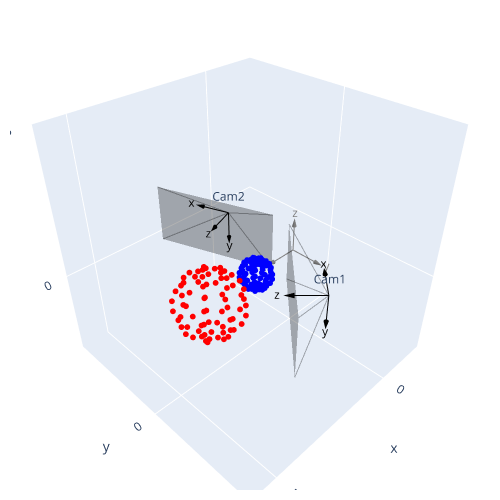

The notebook cell this image was saved under:
### Code cell
# example data 
px, py, pz = 4.5, 1, 1
data = np.array([[np.cos(theta)*np.sin(phi)+px, np.sin(theta)*np.sin(phi)+py, np.cos(phi)+pz] 
                 for theta in np.linspace(0, 2*np.pi, 10)
                 for phi in np.linspace(0, np.pi, 10)])

pts = PointCloud()
pts.add_data([data, 'red'])
pts.add_data([data*0.5, 'blue'])


camera1 = Camera(Ry(np.pi/2)@Rz(-np.pi/2)@Ry(np.pi/4), np.array([2, 3, 1]), "Cam1")
camera2 = Camera(Ry(np.pi/2)@Rz(-np.pi/2)@Ry(-np.pi/9), np.array([1, -2, 1]), "Cam2")


camera1.capture(pts)
camera2.capture(pts)

plot_all([camera1, camera2, pts], world=True)
camera1.show_image()
camera2.show_image()

### Figure 1 — Plotly figure (JSON) as saved in the notebook; plotly's stock layout.template omitted (floating-point values rounded to 4 significant figures)
{"data": [{"line": {"color": "gray"}, "mode": "lines", "showlegend": false, "type": "scatter3d", "x": [0, 1], "y": [0, 0], "z": [0, 0]}, {"colorscale": [[0, "gray"], [1, "gray"]], "showlegend": false, "showscale": false, "sizemode": "scaled", "sizeref": 0.3, "type": "cone", "u": [1], "v": [0], "w": [0], "x": [1], "y": [0], "z": [0]}, {"mode": "text", "showlegend": false, "text": ["x"], "textfont": {"color": "gray"}, "textposition": "middle center", "type": "scatter3d", "x": [1.4], "y": [0], "z": [0]}, {"line": {"color": "gray"}, "mode": "lines", "showlegend": false, "type": "scatter3d", "x": [0, 0], "y": [0, 1], "z": [0, 0]}, {"colorscale": [[0, "gray"], [1, "gray"]], "showlegend": false, "showscale": false, "sizemode": "scaled", "sizeref": 0.3, "type": "cone", "u": [0], "v": [1], "w": [0], "x": [0], "y": [1], "z": [0]}, {"mode": "text", "showlegend": false, "text": ["y"], "textfont": {"color": "gray"}, "textposition": "middle center", "type": "scatter3d", "x": [0], "y": [1.4], "z": [0]}, {"line": {"color": "gray"}, "mode": "lines", "showlegend": false, "type": "scatter3d", "x": [0, 0], "y": [0, 0], "z": [0, 1]}, {"colorscale": [[0, "gray"], [1, "gray"]], "showlegend": false, "showscale": false, "sizemode": "scaled", "sizeref": 0.3, "type": "cone", "u": [0], "v": [0], "w": [1], "x": [0], "y": [0], "z": [1]}, {"mode": "text", "showlegend": false, "text": ["z"], "textfont": {"color": "gray"}, "textposition": "middle center", "type": "scatter3d", "x": [0], "y": [0], "z": [1.4]}, {"line": {"color": "black"}, "mode": "lines", "showlegend": false, "type": "scatter3d", "x": [2, 1.293], "y": [3, 2.293], "z": [1, 1.0]}, {"colorscale": [[0, "black"], [1, "black"]], "showlegend": false, "showscale": false, "sizemode": "scaled", "sizeref": 0.3, "type": "cone", "u": [-0.7071], "v": [-0.7071], "w": [-1.11e-16], "x": [1.293], "y": [2.293], "z": [1.0]}, {"mode": "text", "showlegend": false, "text": ["x"], "textfont": {"color": "black"}, "textposition": "middle center", "type": "scatter3d", "x": [1.01], "y": [2.01], "z": [1.0]}, {"line": {"color": "black"}, "mode": "lines", "showlegend": false, "type": "scatter3d", "x": [2, 2], "y": [3, 3], "z": [1, 0]}, {"colorscale": [[0, "black"], [1, "black"]], "showlegend": false, "showscale": false, "sizemode": "scaled", "sizeref": 0.3, "type": "cone", "u": [0], "v": [0], "w": [-1], "x": [2], "y": [3], "z": [0]}, {"mode": "text", "showlegend": false, "text": ["y"], "textfont": {"color": "black"}, "textposition": "middle center", "type": "scatter3d", "x": [2.0], "y": [3.0], "z": [-0.4]}, {"line": {"color": "black"}, "mode": "lines", "showlegend": false, "type": "scatter3d", "x": [2, 2.707], "y": [3, 2.293], "z": [1, 1]}, {"colorscale": [[0, "black"], [1, "black"]], "showlegend": false, "showscale": false, "sizemode": "scaled", "sizeref": 0.3, "type": "cone", "u": [0.7071], "v": [-0.7071], "w": [0], "x": [2.707], "y": [2.293], "z": [1]}, {"mode": "text", "showlegend": false, "text": ["z"], "textfont": {"color": "black"}, "textposition": "middle center", "type": "scatter3d", "x": [2.99], "y": [2.01], "z": [1.0]}, {"color": "black", "i": [0, 0], "j": [1, 2], "k": [2, 3], "opacity": 0.3, "type": "mesh3d", "x": [4.121, 1.293, 1.293, 4.121], "y": [3.707, 0.8787, 0.8787, 3.707], "z": [2, 2.0, -2.22e-16, 2.22e-16]}, {"line": {"color": "black"}, "mode": "lines", "opacity": 0.3, "showlegend": false, "type": "scatter3d", "x": [2, 4.121], "y": [3, 3.707], "z": [1, 2]}, {"line": {"color": "black"}, "mode": "lines", "opacity": 0.3, "showlegend": false, "type": "scatter3d", "x": [2, 1.293], "y": [3, 0.8787], "z": [1, 2.0]}, {"line": {"color": "black"}, "mode": "lines", "opacity": 0.3, "showlegend": false, "type": "scatter3d", "x": [2, 1.293], "y": [3, 0.8787], "z": [1, -2.22e-16]}, {"line": {"color": "black"}, "mode": "lines", "opacity": 0.3, "showlegend": false, "type": "scatter3d", "x": [2, 4.121], "y": [3, 3.707], "z": [1, 2.22e-16]}, {"marker": {"color": "black", "opacity": 1, "size": 2}, "mode": "text", "showlegend": false, "text": ["Cam1"], "type": "scatter3d", "x": [2], "y": [3], "z": [1]}, {"line": {"color": "black"}, "mode": "lines", "showlegend": false, "type": "scatter3d", "x": [1, 1.342], "y": [-2, -2.94], "z": [1, 1]}, {"colorscale": [[0, "black"], [1, "black"]], "showlegend": false, "showscale": false, "sizemode": "scaled", "sizeref": 0.3, "type": "cone", "u": [0.342], "v": [-0.9397], "w": [0], "x": [1.342], "y": [-2.94], "z": [1]}, {"mode": "text", "showlegend": false, "text": ["x"], "textfont": {"color": "black"}, "textposition": "middle center", "type": "scatter3d", "x": [1.479], "y": [-3.316], "z": [1.0]}, {"line": {"color": "black"}, "mode": "lines", "showlegend": false, "type": "scatter3d", "x": [1, 1], "y": [-2, -2], "z": [1, 0]}, {"colorscale": [[0, "black"], [1, "black"]], "showlegend": false, "showscale": false, "sizemode": "scaled", "sizeref": 0.3, "type": "cone", "u": [0], "v": [0], "w": [-1], "x": [1], "y": [-2], "z": [0]}, {"mode": "text", "showlegend": false, "text": ["y"], "textfont": {"color": "black"}, "textposition": "middle center", "type": "scatter3d", "x": [1.0], "y": [-2.0], "z": [-0.4]}, {"line": {"color": "black"}, "mode": "lines", "showlegend": false, "type": "scatter3d", "x": [1, 1.94], "y": [-2, -1.658], "z": [1, 1]}, {"colorscale": [[0, "black"], [1, "black"]], "showlegend": false, "showscale": false, "sizemode": "scaled", "sizeref": 0.3, "type": "cone", "u": [0.9397], "v": [0.342], "w": [0], "x": [1.94], "y": [-1.658], "z": [1]}, {"mode": "text", "showlegend": false, "text": ["z"], "textfont": {"color": "black"}, "textposition": "middle center", "type": "scatter3d", "x": [2.316], "y": [-1.521], "z": [1.0]}, {"color": "black", "i": [0, 0], "j": [1, 2], "k": [2, 3], "opacity": 0.3, "type": "mesh3d", "x": [1.256, 2.624, 2.624, 1.256], "y": [0.2214, -3.537, -3.537, 0.2214], "z": [2, 2, -1.11e-16, 0]}, {"line": {"color": "black"}, "mode": "lines", "opacity": 0.3, "showlegend": false, "type": "scatter3d", "x": [1, 1.256], "y": [-2, 0.2214], "z": [1, 2]}, {"line": {"color": "black"}, "mode": "lines", "opacity": 0.3, "showlegend": false, "type": "scatter3d", "x": [1, 2.624], "y": [-2, -3.537], "z": [1, 2]}, {"line": {"color": "black"}, "mode": "lines", "opacity": 0.3, "showlegend": false, "type": "scatter3d", "x": [1, 2.624], "y": [-2, -3.537], "z": [1, -1.11e-16]}, {"line": {"color": "black"}, "mode": "lines", "opacity": 0.3, "showlegend": false, "type": "scatter3d", "x": [1, 1.256], "y": [-2, 0.2214], "z": [1, 0]}, {"marker": {"color": "black", "opacity": 1, "size": 2}, "mode": "text", "showlegend": false, "text": ["Cam2"], "type": "scatter3d", "x": [1], "y": [-2], "z": [1]}, {"marker": {"color": "red", "opacity": 1, "size": 2}, "mode": "markers", "showlegend": false, "type": "scatter3d", "x": [4.5, 4.842, 5.143, 5.366, 5.485, 5.485, 5.366, 5.143, 4.842, 4.5, 4.5, 4.762, 4.992, 5.163, 5.254, 5.254, 5.163, 4.992, 4.762, 4.5, 4.5, 4.559, 4.612, 4.65, 4.671, 4.671, 4.65, 4.612, 4.559, 4.5, 4.5, 4.329, 4.179, 4.067, 4.008, 4.008, 4.067, 4.179, 4.329, 4.5, 4.5, 4.179, 3.896, 3.686, 3.575, 3.575, 3.686, 3.896, 4.179, 4.5, 4.5, 4.179, 3.896, 3.686, 3.575, 3.575, 3.686, 3.896, 4.179, 4.5, 4.5, 4.329, 4.179, 4.067, 4.008, 4.008, 4.067, 4.179, 4.329, 4.5, 4.5, 4.559, 4.612, 4.65, 4.671, 4.671, 4.65, 4.612, 4.559, 4.5, 4.5, 4.762, 4.992, 5.163, 5.254, 5.254, 5.163, 4.992, 4.762, 4.5, 4.5, 4.842, 5.143, 5.366, 5.485, 5.485, 5.366, 5.143, 4.842, 4.5], "y": [1, 1, 1, 1, 1, 1, 1, 1, 1, 1, 1, 1.22, 1.413, 1.557, 1.633, 1.633, 1.557, 1.413, 1.22, 1, 1, 1.337, 1.633, 1.853, 1.97, 1.97, 1.853, 1.633, 1.337, 1.0, 1, 1.296, 1.557, 1.75, 1.853, 1.853, 1.75, 1.557, 1.296, 1, 1, 1.117, 1.22, 1.296, 1.337, 1.337, 1.296, 1.22, 1.117, 1, 1, 0.883, 0.7802, 0.7038, 0.6632, 0.6632, 0.7038, 0.7802, 0.883, 1, 1, 0.7038, 0.4433, 0.25, 0.1471, 0.1471, 0.25, 0.4433, 0.7038, 1.0, 1, 0.6632, 0.367, 0.1471, 0.03015, 0.03015, 0.1471, 0.367, 0.6632, 1.0, 1, 0.7802, 0.5868, 0.4433, 0.367, 0.367, 0.4433, 0.5868, 0.7802, 1.0, 1, 1.0, 1.0, 1.0, 1.0, 1.0, 1.0, 1.0, 1.0, 1], "z": [2, 1.94, 1.766, 1.5, 1.174, 0.8264, 0.5, 0.234, 0.06031, 0, 2, 1.94, 1.766, 1.5, 1.174, 0.8264, 0.5, 0.234, 0.06031, 0, 2, 1.94, 1.766, 1.5, 1.174, 0.8264, 0.5, 0.234, 0.06031, 0, 2, 1.94, 1.766, 1.5, 1.174, 0.8264, 0.5, 0.234, 0.06031, 0, 2, 1.94, 1.766, 1.5, 1.174, 0.8264, 0.5, 0.234, 0.06031, 0, 2, 1.94, 1.766, 1.5, 1.174, 0.8264, 0.5, 0.234, 0.06031, 0, 2, 1.94, 1.766, 1.5, 1.174, 0.8264, 0.5, 0.234, 0.06031, 0, 2, 1.94, 1.766, 1.5, 1.174, 0.8264, 0.5, 0.234, 0.06031, 0, 2, 1.94, 1.766, 1.5, 1.174, 0.8264, 0.5, 0.234, 0.06031, 0, 2, 1.94, 1.766, 1.5, 1.174, 0.8264, 0.5, 0.234, 0.06031, 0]}, {"marker": {"color": "blue", "opacity": 1, "size": 2}, "mode": "markers", "showlegend": false, "type": "scatter3d", "x": [2.25, 2.421, 2.571, 2.683, 2.742, 2.742, 2.683, 2.571, 2.421, 2.25, 2.25, 2.381, 2.496, 2.582, 2.627, 2.627, 2.582, 2.496, 2.381, 2.25, 2.25, 2.28, 2.306, 2.325, 2.336, 2.336, 2.325, 2.306, 2.28, 2.25, 2.25, 2.164, 2.089, 2.033, 2.004, 2.004, 2.033, 2.089, 2.164, 2.25, 2.25, 2.089, 1.948, 1.843, 1.787, 1.787, 1.843, 1.948, 2.089, 2.25, 2.25, 2.089, 1.948, 1.843, 1.787, 1.787, 1.843, 1.948, 2.089, 2.25, 2.25, 2.164, 2.089, 2.033, 2.004, 2.004, 2.033, 2.089, 2.164, 2.25, 2.25, 2.28, 2.306, 2.325, 2.336, 2.336, 2.325, 2.306, 2.28, 2.25, 2.25, 2.381, 2.496, 2.582, 2.627, 2.627, 2.582, 2.496, 2.381, 2.25, 2.25, 2.421, 2.571, 2.683, 2.742, 2.742, 2.683, 2.571, 2.421, 2.25], "y": [0.5, 0.5, 0.5, 0.5, 0.5, 0.5, 0.5, 0.5, 0.5, 0.5, 0.5, 0.6099, 0.7066, 0.7783, 0.8165, 0.8165, 0.7783, 0.7066, 0.6099, 0.5, 0.5, 0.6684, 0.8165, 0.9264, 0.9849, 0.9849, 0.9264, 0.8165, 0.6684, 0.5, 0.5, 0.6481, 0.7783, 0.875, 0.9264, 0.9264, 0.875, 0.7783, 0.6481, 0.5, 0.5, 0.5585, 0.6099, 0.6481, 0.6684, 0.6684, 0.6481, 0.6099, 0.5585, 0.5, 0.5, 0.4415, 0.3901, 0.3519, 0.3316, 0.3316, 0.3519, 0.3901, 0.4415, 0.5, 0.5, 0.3519, 0.2217, 0.125, 0.07357, 0.07357, 0.125, 0.2217, 0.3519, 0.5, 0.5, 0.3316, 0.1835, 0.07357, 0.01508, 0.01508, 0.07357, 0.1835, 0.3316, 0.5, 0.5, 0.3901, 0.2934, 0.2217, 0.1835, 0.1835, 0.2217, 0.2934, 0.3901, 0.5, 0.5, 0.5, 0.5, 0.5, 0.5, 0.5, 0.5, 0.5, 0.5, 0.5], "z": [1, 0.9698, 0.883, 0.75, 0.5868, 0.4132, 0.25, 0.117, 0.03015, 0, 1, 0.9698, 0.883, 0.75, 0.5868, 0.4132, 0.25, 0.117, 0.03015, 0, 1, 0.9698, 0.883, 0.75, 0.5868, 0.4132, 0.25, 0.117, 0.03015, 0, 1, 0.9698, 0.883, 0.75, 0.5868, 0.4132, 0.25, 0.117, 0.03015, 0, 1, 0.9698, 0.883, 0.75, 0.5868, 0.4132, 0.25, 0.117, 0.03015, 0, 1, 0.9698, 0.883, 0.75, 0.5868, 0.4132, 0.25, 0.117, 0.03015, 0, 1, 0.9698, 0.883, 0.75, 0.5868, 0.4132, 0.25, 0.117, 0.03015, 0, 1, 0.9698, 0.883, 0.75, 0.5868, 0.4132, 0.25, 0.117, 0.03015, 0, 1, 0.9698, 0.883, 0.75, 0.5868, 0.4132, 0.25, 0.117, 0.03015, 0, 1, 0.9698, 0.883, 0.75, 0.5868, 0.4132, 0.25, 0.117, 0.03015, 0]}], "layout": {"height": 500, "margin": {"b": 10, "l": 10, "r": 10, "t": 10}, "scene": {"aspectratio": {"x": 1, "y": 1, "z": 1}, "xaxis": {"nticks": 4, "range": [-2, 6]}, "yaxis": {"nticks": 4, "range": [-4, 4]}, "zaxis": {"nticks": 4, "range": [-3, 5]}}, "width": 500}}
